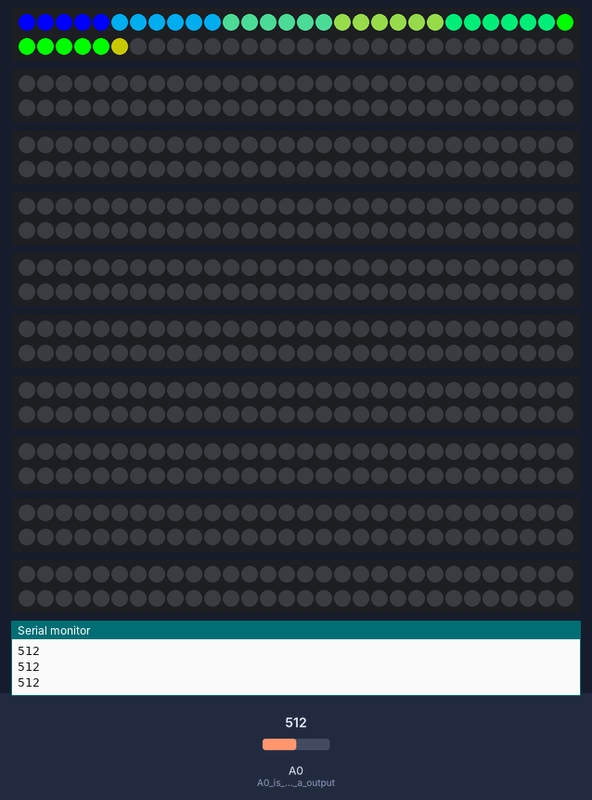
Recording of a sketch running on a simulated Arduino Uno, built with avr-gcc and run on an emulated ATmega328P. Shown: 10 × 60 RGB LEDs in strip order, left to right, continuing on the next row, the last lines printed to the serial monitor. The test bench sets the inputs (shaded band); at power-on: A0 (A0_is_connect_to_a_output) = 512.

Above: at 1.2 s.
1.3 s: A0 (A0_is_connect_to_a_output) set to 416
2.8 s: A0 (A0_is_connect_to_a_output) set to 388
At 4.3 s:
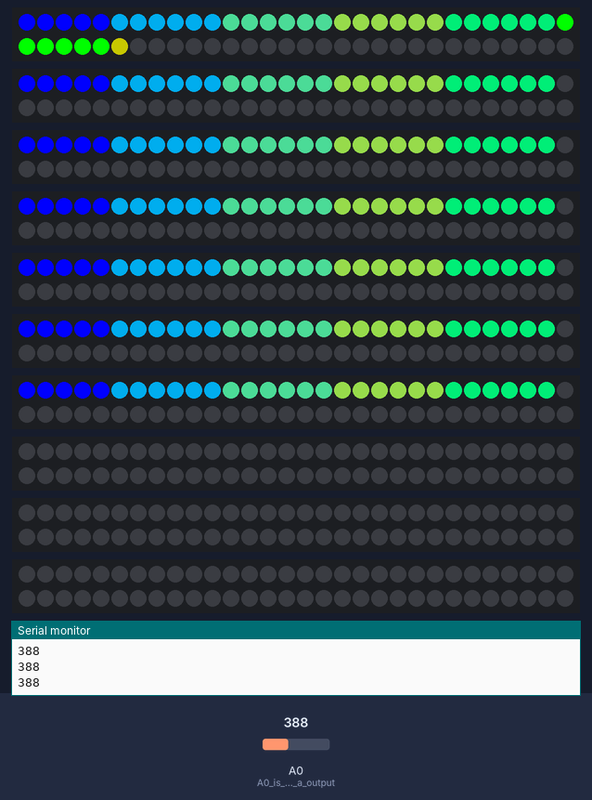
At 4.7 s:
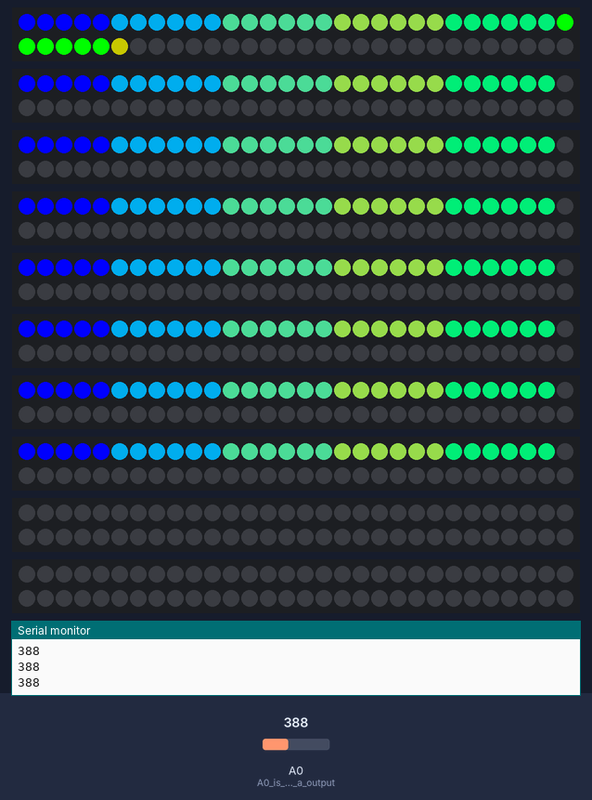
5.0 s: A0 (A0_is_connect_to_a_output) set to 510
At 6.6 s:
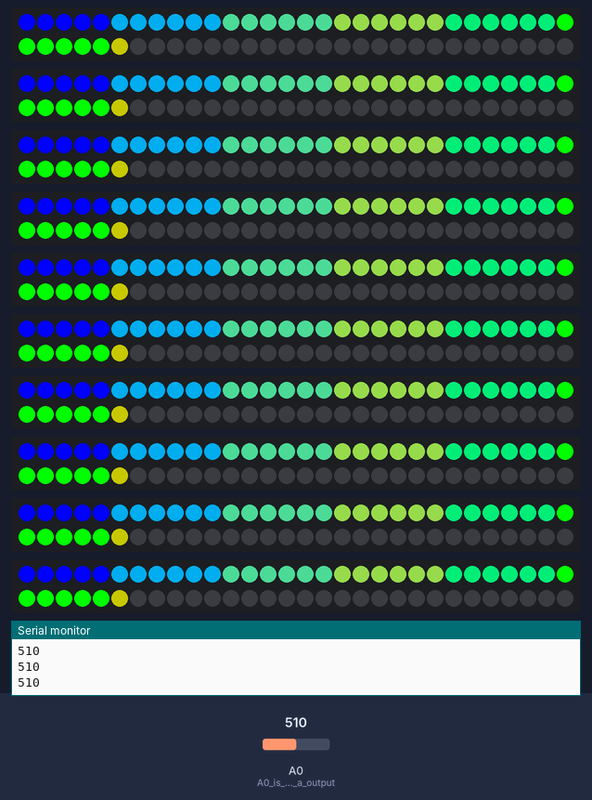
Timing chart, 0 to 8.1 s (numbered marks = the images above; inputs shaded):
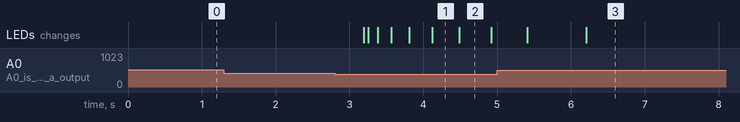

The sketch:

sketch_feb17a.ino
```cpp
#include <FastLED.h> /// install the libray before running this code

#define ledPin 2
#define noOfLed 60  // No of leds  present in led strip

CRGB led[noOfLed];

int noiseSignal;
int noOfLedTotoggel;

void setup() {
  pinMode(A0, INPUT);  // A0 is connect to a output pin of analog mic  module
  Serial.begin(9600);
}

void loop() {
// this code will be repeated under this loop
  FastLED.addLeds<WS2812, ledPin, GRB>(led, noOfLed);
  ledFn();
}

void ledFn() {
  noiseSignal = analogRead(A0);
  Serial.println(noiseSignal);

  if (noiseSignal > 0 && noiseSignal <= 100)
  {
    noOfLedTotoggel = noOfLedToGlow(10);
    glowLed();
    ofLed();
  }
  else if (noiseSignal > 100 && noiseSignal <= 200)
  {
    noOfLedTotoggel = noOfLedToGlow(20);
    glowLed();
    ofLed();
  }
  else if (noiseSignal > 200 && noiseSignal <= 300)
  {
    noOfLedTotoggel = noOfLedToGlow(30);
    glowLed();
    ofLed();
  }
  else if (noiseSignal > 300 && noiseSignal <= 400)
  {
    noOfLedTotoggel = noOfLedToGlow(40);
    glowLed();
  }
  else if (noiseSignal > 400 && noiseSignal <= 500)
  {
    noOfLedTotoggel = noOfLedToGlow(50);
    glowLed();
    ofLed();
  }
  else if (noiseSignal > 500 && noiseSignal <= 600)
  {
    noOfLedTotoggel = noOfLedToGlow(60);
    glowLed();
    ofLed();
  }
  else if (noiseSignal > 600 && noiseSignal <= 700)
  {
    noOfLedTotoggel = noOfLedToGlow(70);
    glowLed();
  }
  else if (noiseSignal > 700 && noiseSignal <= 800)
  {
    noOfLedTotoggel = noOfLedToGlow(80);
    glowLed();
    ofLed();
  }
  else if (noiseSignal > 800 && noiseSignal <= 900)
  {
    noOfLedTotoggel = noOfLedToGlow(90);
    glowLed();
    ofLed();
  }
  else if (noiseSignal > 900 && noiseSignal <= 1000)
  {
    noOfLedTotoggel = noOfLedToGlow(100);
    glowLed();
    ofLed();
  }
  else {
    noOfLedTotoggel = noOfLedToGlow(5);
    glowLed();
    ofLed();
  }
}

void glowLed() {
    for (int i = 0; i <= noOfLedTotoggel; i++) {
      if (i < noOfLedToGlow(10)) {
        led[i] = CRGB(0,0,250);
        FastLED.show();
      }
      else if (i < noOfLedToGlow(20)) {
        led[i] = CRGB(0,145,200);
        FastLED.show();
      }
      else if (i < noOfLedToGlow(30)) {
        led[i] = CRGB(50,145,100);
        FastLED.show();
      }
      else if (i < noOfLedToGlow(40)) {
        led[i] = CRGB(100, 145, 50);
        FastLED.show();
      }
      else if (i < noOfLedToGlow(50)) {
        led[i] = CRGB(0, 200, 100);
        FastLED.show();
      }
      else if (i < noOfLedToGlow(60)) {
        led[i] = CRGB(0, 250, 0);
        FastLED.show();
      }
      else if (i < noOfLedToGlow(70)) {
        led[i] = CRGB(100, 100, 0);
        FastLED.show();
      }
      else if (i < noOfLedToGlow(80)) {
        led[i] = CRGB(100, 0, 100);
        FastLED.show();
      }
      else if (i < noOfLedToGlow(90)) {
        led[i] = CRGB(200, 0, 100);
        FastLED.show();
      }
      else if (i < noOfLedToGlow(100)) {
        led[i] = CRGB(250, 0, 0);
        FastLED.show();
      }
  }
}

int noOfLedToGlow(int no) {
  return (((no*noOfLed)/100) - 1);
}

void ofLed(){
  for (int i = 60; i >= noOfLedTotoggel; i--) {
    led[i] = CRGB(0,0,0);
    FastLED.show();
  }
}
```

Measured:
- the behaviour switches between 401 and 400 on A0 (A0_is_connect_to_a_output) (found by bisection; images 0 and 1)
- after the input at 2.8 s, the LEDs: first change after 0.39 s (image 1 shows a later state)
- what the display in image 2 shows lasts 0.4 s, from 4.5 s to 4.9 s
